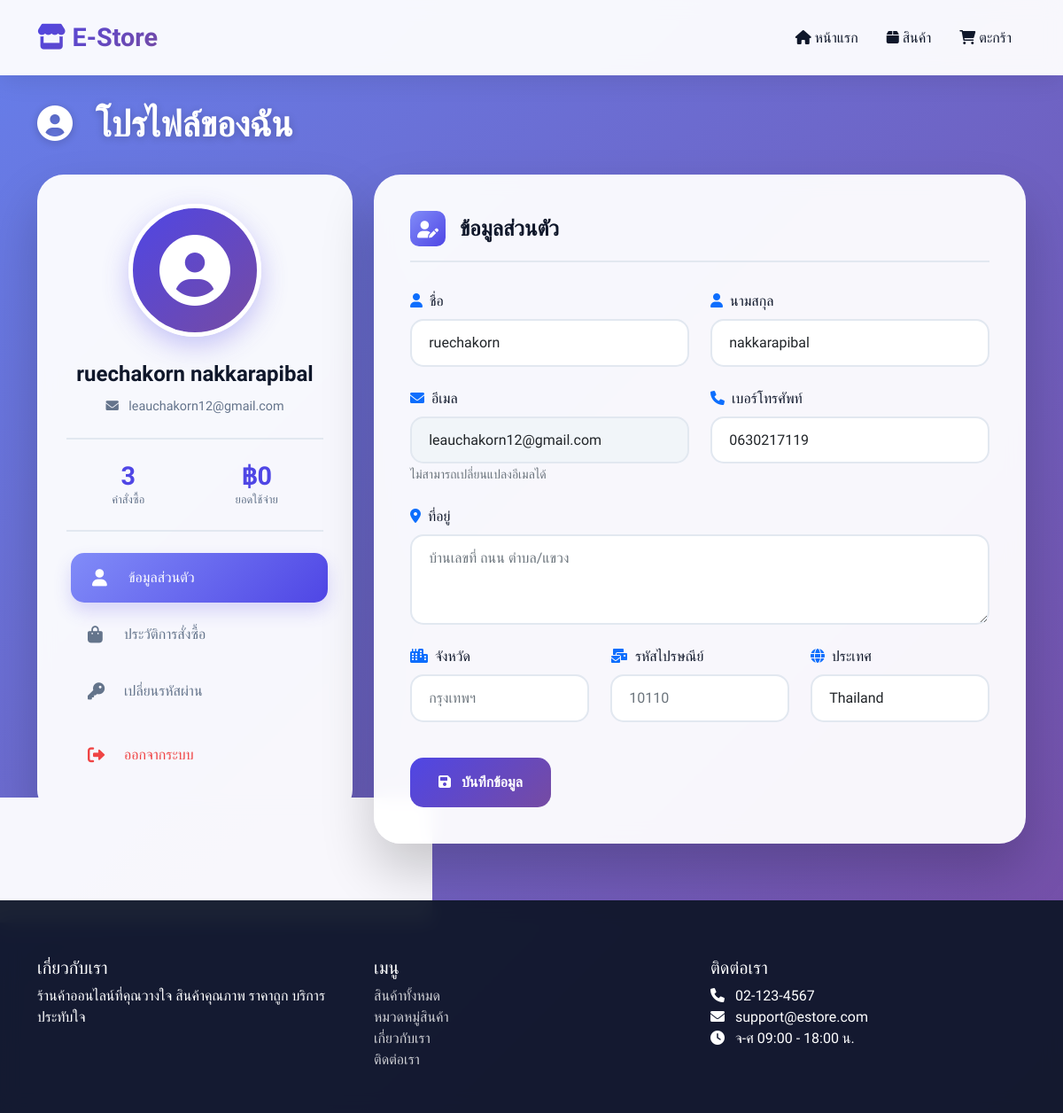
Screenshot of /profile.php (signed in) with the database file from the repository.
### tables this page shows
CREATE TABLE `users` (
  `id` int(11) NOT NULL,
  `username` varchar(50) NOT NULL,
  `email` varchar(100) NOT NULL,
  `password` varchar(255) NOT NULL,
  `first_name` varchar(50) DEFAULT NULL,
  `last_name` varchar(50) DEFAULT NULL,
  `phone` varchar(20) DEFAULT NULL,
  `address` text DEFAULT NULL,
  `city` varchar(50) DEFAULT NULL,
  `postal_code` varchar(10) DEFAULT NULL,
  `country` varchar(50) DEFAULT NULL,
  `role` enum('customer','admin') DEFAULT 'customer',
  `status` enum('active','inactive') DEFAULT 'active',
  `created_at` timestamp NOT NULL DEFAULT current_timestamp(),
  `updated_at` timestamp NOT NULL DEFAULT current_timestamp() ON UPDATE current_timestamp()
);

### profile.php (the view, shortened to what this page needs)
<?php
$database = new Database();
$db = $database->getConnection();
$query = "SELECT * FROM users WHERE id = :user_id";
$stmt = $db->prepare($query);
$stmt->bindParam(':user_id', $_SESSION['user_id']);
$stmt->execute();
$user = $stmt->fetch(PDO::FETCH_ASSOC);
$order_query = "SELECT o.*,
                (SELECT COUNT(*) FROM order_items WHERE order_id = o.id) as item_count
                FROM orders o
                WHERE o.user_id = :user_id
                ORDER BY o.created_at DESC";
$order_stmt = $db->prepare($order_query);
$order_stmt->bindParam(':user_id', $_SESSION['user_id']);
$order_stmt->execute();
$orders = $order_stmt->fetchAll(PDO::FETCH_ASSOC);
$total_spent_query = "SELECT SUM(total_amount) as total FROM orders WHERE user_id = :user_id AND payment_status = 'completed'";
$total_spent_stmt = $db->prepare($total_spent_query);
$total_spent_stmt->bindParam(':user_id', $_SESSION['user_id']);
$total_spent_stmt->execute();
$total_spent = $total_spent_stmt->fetch(PDO::FETCH_ASSOC)['total'] ?? 0;
?>
<!DOCTYPE html>
<html lang="en">
<head>
    <link href="https://cdn.jsdelivr.net/npm/bootstrap@5.1.3/dist/css/bootstrap.min.css" rel="stylesheet">
    <link rel="stylesheet" href="https://cdn.datatables.net/1.11.5/css/dataTables.bootstrap5.min.css">
    <link rel="stylesheet" href="https://cdnjs.cloudflare.com/ajax/libs/font-awesome/6.0.0/css/all.min.css">
</head>
<body>
    <nav class="navbar navbar-expand-lg">
        <div class="container">
            <a class="navbar-brand" href="index.php">
                <i class="fas fa-store"></i> E-Store
            </a>
            <div class="collapse navbar-collapse" id="navbarNav">
                <ul class="navbar-nav ms-auto">
                    <li class="nav-item">
                        <a class="nav-link" href="index.php">
                            <i class="fas fa-home"></i> หน้าแรก
                        </a>
                    </li>
                    <li class="nav-item">
                        <a class="nav-link" href="products.php">
                            <i class="fas fa-box"></i> สินค้า
                        </a>
                    </li>
                    <li class="nav-item">
                        <a class="nav-link" href="cart.php">
                            <i class="fas fa-shopping-cart"></i> ตะกร้า
                        </a>
                    </li>
                </ul>
            </div>
        </div>
    </nav>
    <div class="container">
        <h1 class="page-title">
            <i class="fas fa-user-circle me-3"></i>
            โปรไฟล์ของฉัน
        </h1>
        <div class="row g-4">
            <div class="col-lg-4">
                <div class="profile-sidebar">
                    <div class="profile-avatar">
                        <i class="fas fa-user-circle"></i>
                        <div class="avatar-upload">
                        </div>
                    </div>
                    <div class="profile-name">
                        <?php echo htmlspecialchars($user['first_name'] . ' ' . $user['last_name']); ?>
                    </div>
                    <div class="profile-email">
                        <i class="fas fa-envelope me-2"></i>
                        <?php echo htmlspecialchars($user['email']); ?>
                    </div>
                    <div class="profile-stats">
                        <div class="stat-item">
                            <div class="stat-value"><?php echo count($orders); ?></div>
                            <div class="stat-label">คำสั่งซื้อ</div>
                        </div>
                        <div class="stat-item">
                            <div class="stat-value">฿<?php echo number_format($total_spent, 0); ?></div>
                            <div class="stat-label">ยอดใช้จ่าย</div>
                        </div>
                    </div>
                    <ul class="profile-menu">
                        <li>
                            <a href="#profile" class="active" onclick="showSection('profile', event)">
                                <i class="fas fa-user"></i>
                                ข้อมูลส่วนตัว
                            </a>
                        </li>
                        <li>
                            <a href="#orders" onclick="showSection('orders', event)">
                                <i class="fas fa-shopping-bag"></i>
                                ประวัติการสั่งซื้อ
                            </a>
                        </li>
                        <li>
                            <a href="#password" onclick="showSection('password', event)">
                                <i class="fas fa-key"></i>
                                เปลี่ยนรหัสผ่าน
                            </a>
                        </li>
                        <li>
                            <a href="logout.php" class="logout">
                                <i class="fas fa-sign-out-alt"></i>
                                ออกจากระบบ
                            </a>
                        </li>
                    </ul>
                </div>
            </div>
            <div class="col-lg-8">
                <div id="profile-section" class="profile-content fade-in">
                    <h5 class="section-title">
                        <i class="fas fa-user-edit"></i>
                        ข้อมูลส่วนตัว
                    </h5>
                    <form method="POST">
                        <div class="row g-4">
                            <div class="col-md-6">
                                <label class="form-label">
                                    <i class="fas fa-user text-primary me-2"></i>ชื่อ
                                </label>
                                <input type="text" class="form-control" name="first_name"
                                       value="<?php echo htmlspecialchars($user['first_name']); ?>" required>
                            </div>
                            <div class="col-md-6">
                                <label class="form-label">
                                    <i class="fas fa-user text-primary me-2"></i>นามสกุล
                                </label>
                                <input type="text" class="form-control" name="last_name"
                                       value="<?php echo htmlspecialchars($user['last_name']); ?>" required>
                            </div>
                            <div class="col-md-6">
                                <label class="form-label">
                                    <i class="fas fa-envelope text-primary me-2"></i>อีเมล
                                </label>
                                <input type="email" class="form-control" value="<?php echo htmlspecialchars($user['email']); ?>" readonly>
                                <small class="text-muted">ไม่สามารถเปลี่ยนแปลงอีเมลได้</small>
                            </div>
                            <div class="col-md-6">
                                <label class="form-label">
                                    <i class="fas fa-phone text-primary me-2"></i>เบอร์โทรศัพท์
                                </label>
                                <input type="text" class="form-control" name="phone"
                                       value="<?php echo htmlspecialchars($user['phone']); ?>"
                                       placeholder="081-234-5678">
                            </div>
                            <div class="col-12">
                                <label class="form-label">
                                    <i class="fas fa-map-marker-alt text-primary me-2"></i>ที่อยู่
                                </label>
                                <textarea class="form-control" name="address" rows="3"
                                          placeholder="บ้านเลขที่ ถนน ตำบล/แขวง"><?php echo htmlspecialchars($user['address']); ?></textarea>
                            </div>
                            <div class="col-md-4">
                                <label class="form-label">
                                    <i class="fas fa-city text-primary me-2"></i>จังหวัด
                                </label>
                                <input type="text" class="form-control" name="city"
                                       value="<?php echo htmlspecialchars($user['city']); ?>"
                                       placeholder="กรุงเทพฯ">
                            </div>
                            <div class="col-md-4">
                                <label class="form-label">
                                    <i class="fas fa-mail-bulk text-primary me-2"></i>รหัสไปรษณีย์
                                </label>
                                <input type="text" class="form-control" name="postal_code"
                                       value="<?php echo htmlspecialchars($user['postal_code']); ?>"
                                       placeholder="10110">
                            </div>
                            <div class="col-md-4">
                                <label class="form-label">
                                    <i class="fas fa-globe text-primary me-2"></i>ประเทศ
                                </label>
                                <input type="text" class="form-control" name="country"
                                       value="<?php echo htmlspecialchars($user['country'] ?: 'Thailand'); ?>">
                            </div>
                            <div class="col-12">
                                <button type="submit" name="update_profile" class="btn-save">
                                    <i class="fas fa-save"></i>
                                    บันทึกข้อมูล
                                </button>
                            </div>
                        </div>
                    </form>
                </div>
            </div>
        </div>
    </div>
    <footer class="footer">
        <div class="container">
            <div class="row">
                <div class="col-md-4">
                    <h5>เกี่ยวกับเรา</h5>
                    <p>ร้านค้าออนไลน์ที่คุณวางใจ สินค้าคุณภาพ ราคาถูก บริการประทับใจ</p>
                </div>
                <div class="col-md-4">
                    <h5>เมนู</h5>
                    <ul class="list-unstyled">
                        <li><a href="products.php">สินค้าทั้งหมด</a></li>
                        <li><a href="categories.php">หมวดหมู่สินค้า</a></li>
                        <li><a href="about.php">เกี่ยวกับเรา</a></li>
                        <li><a href="contact.php">ติดต่อเรา</a></li>
                    </ul>
                </div>
                <div class="col-md-4">
                    <h5>ติดต่อเรา</h5>
                    <ul class="list-unstyled">
                        <li><i class="fas fa-phone me-2"></i> 02-123-4567</li>
                        <li><i class="fas fa-envelope me-2"></i> support@estore.com</li>
                        <li><i class="fas fa-clock me-2"></i> จ-ศ 09:00 - 18:00 น.</li>
                    </ul>
                </div>
            </div>
        </div>
    </footer>
</body>
</html>

### rows the page displays
users: first_name+last_name "ruechakorn nakkarapibal", email "leauchakorn12@gmail.com", first_name "ruechakorn", last_name "nakkarapibal", phone "0630217119", country "Thailand"

### other values shown
count($orders) "3"
$total_spent "0"
